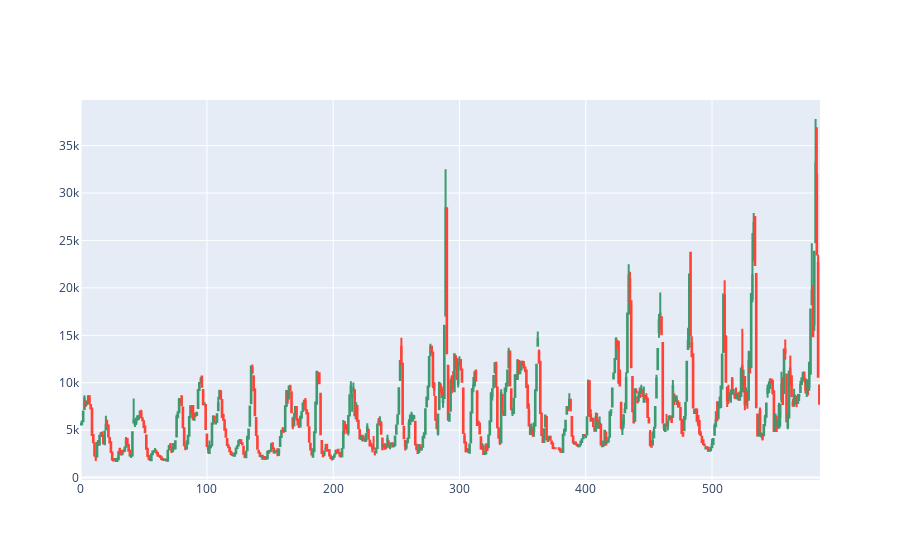

Notebook code for this chart:
### Code cell
# 캔들 스틱 차트 그리기
def candle_stick_chart(df):
    # 캔들 스틱 차트 그리기
    fig = go.Figure(data=[go.Candlestick(x=df.index,
                    open=df['시가'], high=df['고가'],
                    low=df['저가'], close=df['종가'])])

    # 캔들 스틱 차트 그리기
    fig.update_layout(xaxis_rangeslider_visible=False)
    fig.show()

# 캔들 스틱 차트 그리기
candle_stick_chart(candle_df_copy)

### Figure 1 — Plotly figure (JSON) as saved in the notebook; plotly's stock layout.template omitted (floating-point values rounded to 4 significant figures; data arrays with more than 128 entries replaced by an {"elided": "..."} marker saying what was removed)
{"data": [{"close": {"elided": "586 float values"}, "high": {"elided": "586 float values"}, "low": {"elided": "586 float values"}, "open": {"elided": "586 float values"}, "type": "candlestick", "x": {"elided": "586 int values"}}], "layout": {"xaxis": {"rangeslider": {"visible": false}}}}
